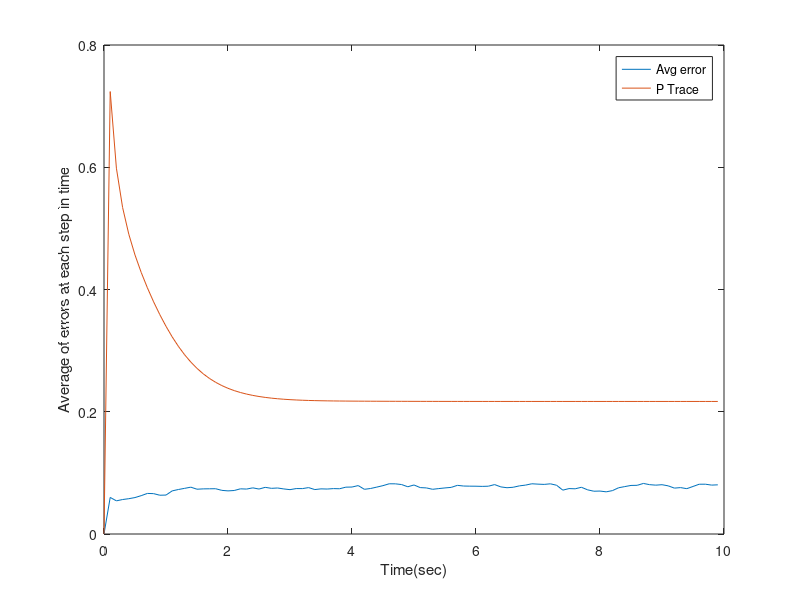

Write the MATLAB code that produced this figure.

clc;
clear;
close all;


A_c = [0 0 0 1 0 0 ; 
       0 0 0 0 1 0 ; 
       0 0 0 0 0 1 ; 
       -2 1 0 -1.6 0.8 0 ; 
       1 -2 1 0.8 -1.6 0.8 ; 
       0 1 -1 0 0.8 -0.8] ;
B_c = [0 0 0 ; 
       0 0 0 ; 
       0 0 0 ; 
       1 0 0 ;  
       0 1 0 ; 
       0 0 1] ;
C = [1 0 0 0 0 0 ;0 1 0 0 0 0 ; 0 0 1 0 0 0];

dT = 0.1;
A_d=expm(A_c*dT);
B_d=(A_d-eye(6))*inv(A_c)*B_c ;

x0 =[1 2 3 0 0 0]';
x_k = x0;
x_k1 = x_k;

x_hat = zeros(6,100);
u_bar = 0 ;

S_u = 0.2 ;
S_v = 0.1 ;

Q = B_d*S_u*B_d' ;
R = 0.1*eye(3) ;

P0 = blkdiag(eye(3),0.1*eye(3)) ;
% P0 = zeros(6,6)' ;
P(:,:,1) = P0 ;
xhat0 = x0 ;
x_hat(:,1)= xhat0 ;
x_tru(:,1)= x0 ;

for rn = 1:50
    for k = 2:100
        urandu = normrnd(u_bar,S_u*eye(3)) ;
        u_true(:,k-1)=[urandu(1,1);urandu(2,2);urandu(3,3)]; % gaussian random noise with mean S_u
        x_tru(:,k)=A_d*x_tru(:,k-1) + B_d*u_true(:,k-1); % true state change
      
        urandv = normrnd(u_bar,S_v*eye(3)) ;
        u_sensor(:,k-1)= [urandv(1,1);urandv(2,2);urandv(3,3)] ;
        y(:,k-1) = C*x_tru(:,k) + sqrtm(S_v)*u_sensor(:,k-1);
    
        x_hat(:,k) = A_d*x_hat(:,k-1) ;         % the model assumes ubar=0
        P(:,:,k) = A_d*P(:,:,k-1)*A_d' + Q;
    
        % measurement update
        K(:,:,k)=P(:,:,k)*C'*inv(C*P(:,:,k)*C' + R);
        x_hat(:,k)=x_hat(:,k) + K(:,:,k)*(y(:,k-1) - C*x_hat(:,k));
        P(:,:,k)=(eye(6) - K(:,:,k)*C)*P(:,:,k);
        
        % now compute estimate error
        e(:,k)=x_tru(:,k)-x_hat(:,k);
        e_norm(rn,k) = norm(e(:,k));
        P_trace(rn,k)=sqrt(trace(P(:,:,k)));
    end
    
    urandv = normrnd(u_bar,S_v*eye(3)) ;
    u_sensor(:,100)= [urandv(1,1);urandv(2,2);urandv(3,3)] ;
    y(:,100) = C*x_tru(:,k) + sqrtm(S_v)*u_sensor(:,k-1) ;
end

t=0:dT:10-dT;

h0 = figure ;
plot(t,mean(e_norm(:,:)),t,mean(P_trace(:,:)));
xlabel('Time(sec)');
ylabel('Average of errors at each step in time');
legend('Avg error','P Trace');
exportgraphics(h0,['Monte Carlo Avereaged Results''.jpg'])
